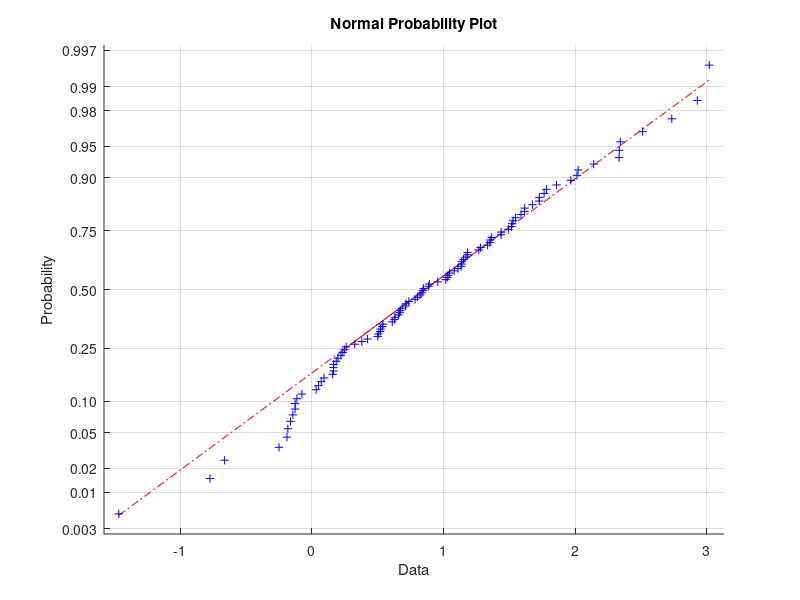

MATLAB code for this plot: (Note: this script raises an error after producing the figure.)
l1 = normrnd(1,0.8,100,1);
normplot(l1)
l1(101)=1;
M = zeros(100,100);

for i=1:100
    M(i,i)=((((i-100)/L(i+1))+((i-99.98)/L(i)))*10);
    if i<=99
        M(i,i+1)=(((100-i)/L(i+1))*10);
        M(i+1,i)=(((101-i)/L(i))*10);
    end
end

[U,R]=eig(M);

a1=U(100,100);
g1=sprintf('%d ', a1);
fprintf('Answer: %s\n', a1)

b1=R(100,100);
f1=sprintf('%d ', b1);
fprintf('Answer: %s\n', b1)


